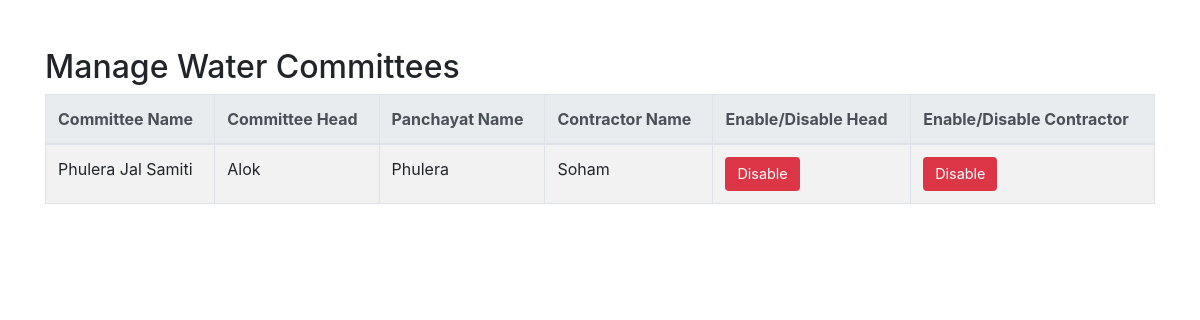
/manage_water_committees/, run on an earlier commit of the app's database.
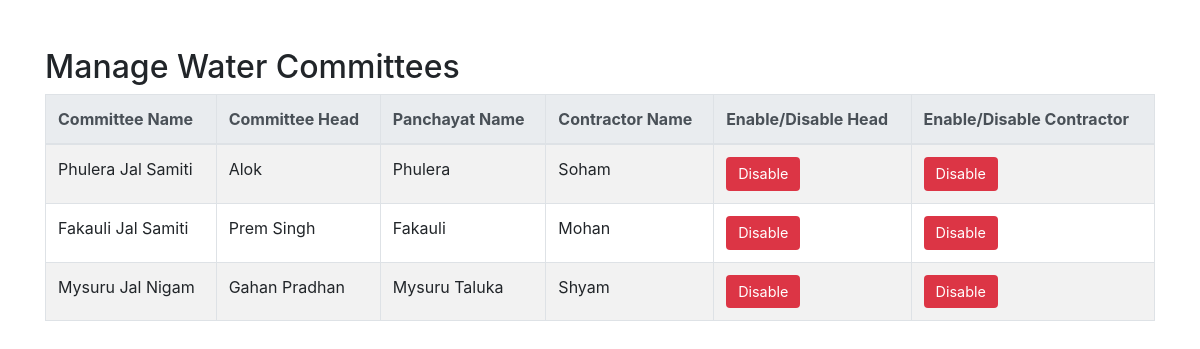
And on a later commit of the database.
### water_management/models.py (models this page shows, shortened)
class WaterUserCommittee(models.Model):
    committee_name = models.CharField(max_length=100)
    committee_head = models.ForeignKey(Person, related_name="watercommitteehead", on_delete=models.SET_NULL, null=True, blank=True)
    committee_panchayat = models.ForeignKey(GramPanchayat, related_name="committeepanchayat", on_delete=models.CASCADE)

class Person(models.Model):
    ROLE_CHOICES = [
        ('panchayathead', 'Panchayat Head'),
        ('consumer', 'Consumer'),
        ('contractor', 'Contractor'),
        ('watercommitteehead', 'Water Committee Head'),
        ('pumpoperator', 'Pump Operator'),
    ]
    person_name = models.CharField(max_length=100)
    aadhaar = models.CharField(max_length=16)
    contact = models.CharField(max_length=15)
    address = models.CharField(max_length=100)
    photo = models.ImageField(upload_to="profile_image", blank=True)
    person_role = models.CharField(max_length=20, choices=ROLE_CHOICES, default="consumer")
    password = models.CharField(max_length=128)  # Password field, will be hashed
    is_enabled = models.BooleanField(default=True)
    gram_panchayat = models.ForeignKey('GramPanchayat', related_name='residents', on_delete=models.SET_NULL, null=True, blank=True)
    due_days=models.IntegerField(default=0)
    enable_date = models.DateTimeField(default=timezone.now)

class GramPanchayat(models.Model):
    panchayat_name = models.CharField(max_length=100)
    panchayat_address = models.CharField(max_length=100)
    panchayat_head = models.ForeignKey(Person, related_name="panchayathead", on_delete=models.SET_NULL, null=True, blank=True)
    contractor = models.ForeignKey(Contractor, related_name="contractor_assigned_panchayats", on_delete=models.SET_NULL, null=True, blank=True)

class Contractor(models.Model):
    contractor_detail = models.ForeignKey(Person, related_name="contractor_person", on_delete=models.CASCADE)

### water_management/views.py (the view)
# urls.py: path('manage_water_committees/', manage_water_committees, name='manage_water_committees'),
def manage_water_committees(request):
    committees = WaterUserCommittee.objects.all()
    context = {
        'committees': committees,
    }
    return render(request, 'manage_water_committees.html', context)

### water_management/templates/manage_water_committees.html (shortened to what this page needs)
<!DOCTYPE html>
<html lang="en">
<head>
    <link rel="stylesheet" href="https://stackpath.bootstrapcdn.com/bootstrap/4.5.2/css/bootstrap.min.css">
</head>
<body>
    <div class="container mt-5">
        <h2>Manage Water Committees</h2>
        <table class="table table-striped table-bordered committee-table">
            <thead class="thead-light">
                <tr>
                    <th>Committee Name</th>
                    <th>Committee Head</th>
                    <th>Panchayat Name</th>
                    <th>Contractor Name</th>
                    <th>Enable/Disable Head</th>
                    <th>Enable/Disable Contractor</th>
                </tr>
            </thead>
            <tbody>
                {% for committee in committees %}
                <tr>
                    <td>{{ committee.committee_name }}</td>
                    <td>{{ committee.committee_head.person_name }}</td>
                    <td>{{ committee.committee_panchayat.panchayat_name }}</td>
                    <td>{{ committee.committee_panchayat.contractor.contractor_detail.person_name }}</td>
                    <td>
                        <form method="post" action="{% url 'toggle_committee_head' committee.id %}">
                            <button class="enable-disable-btn {% if committee.committee_head.is_enabled %}disable-btn{% else %}enable-btn{% endif %}" type="submit" name="action" value="{% if committee.committee_head.is_enabled %}disable{% else %}enable{% endif %}">
                                {% if committee.committee_head.is_enabled %}Disable{% else %}Enable{% endif %}
                            </button>
                        </form>
                    </td>
                    <td>
                        <form method="post" action="{% url 'toggle_contractor' committee.committee_panchayat.id %}">
                            <button class="enable-disable-btn {% if committee.committee_panchayat.contractor.contractor_detail.is_enabled %}disable-btn{% else %}enable-btn{% endif %}" type="submit" name="action" value="{% if committee.committee_panchayat.contractor.contractor_detail.is_enabled %}disable{% else %}enable{% endif %}">
                                {% if committee.committee_panchayat.contractor.contractor_detail.is_enabled %}Disable{% else %}Enable{% endif %}
                            </button>
                        </form>
                    </td>
                </tr>
                {% endfor %}
            </tbody>
        </table>
    </div>
</body>
</html>

What changed in the data, as far as the page shows it:
added WaterUserCommittee: committee_name "Fakauli Jal Samiti", committee_head.person_name "Prem Singh", committee_panchayat.panchayat_name "Fakauli", committee_panchayat.contractor.contractor_detail.person_name "Mohan", shows "Disable"
added WaterUserCommittee: committee_name "Mysuru Jal Nigam", committee_head.person_name "Gahan Pradhan", committee_panchayat.panchayat_name "Mysuru Taluka", committee_panchayat.contractor.contractor_detail.person_name "Shyam", shows "Disable"
